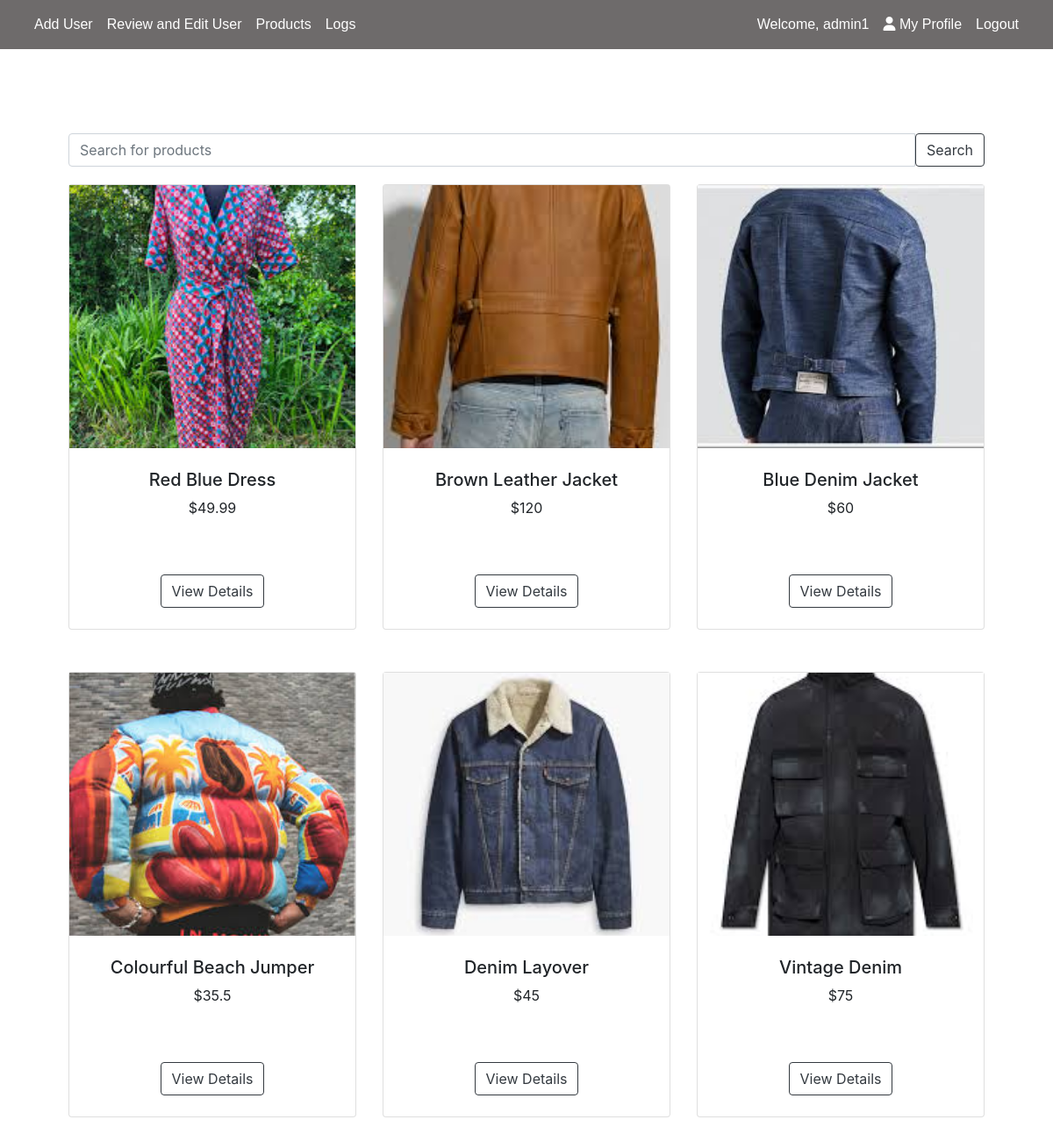
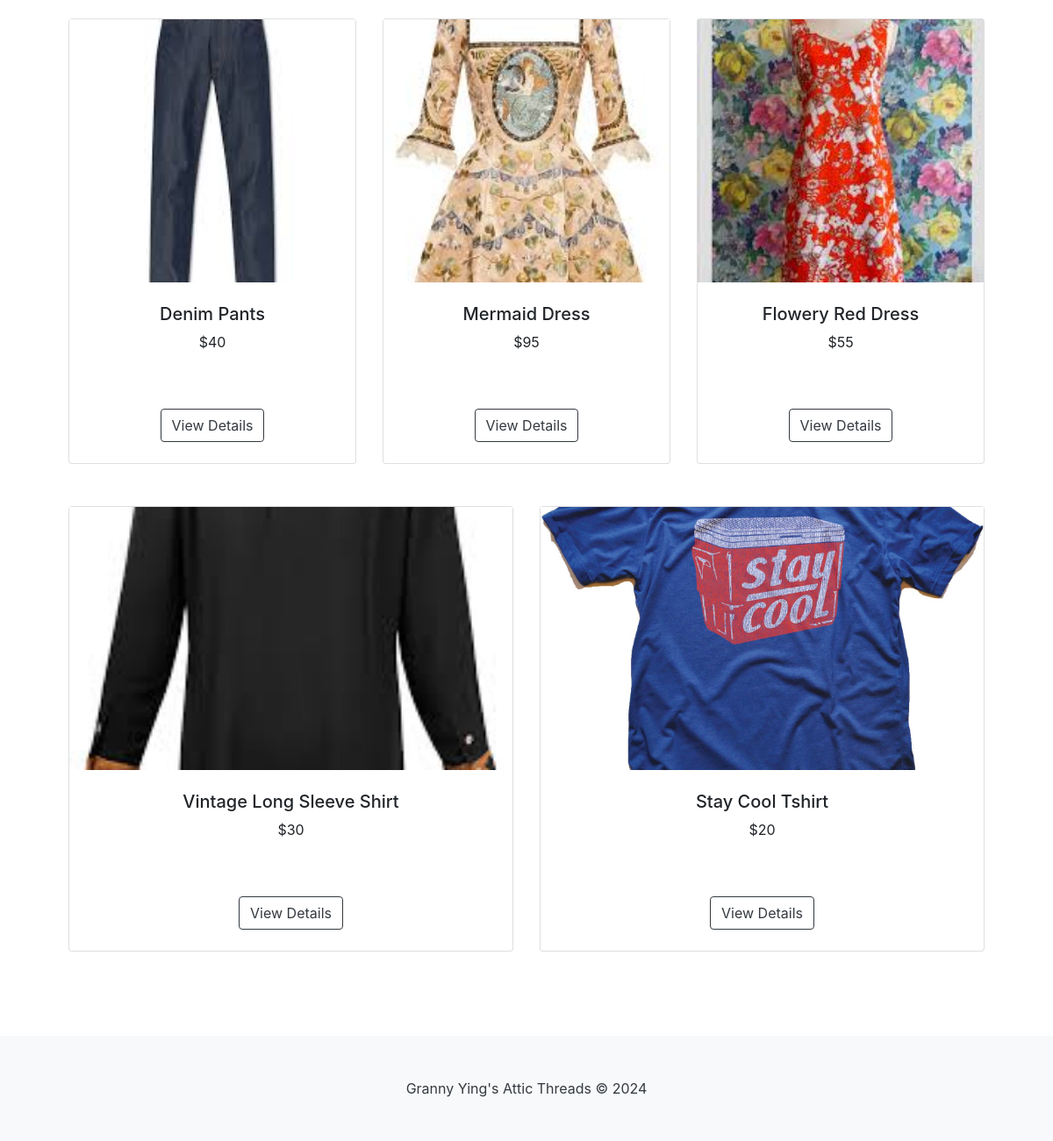
Page /view_products (signed in) on the committed database (2 pictures, top to bottom).
### tables this page shows
CREATE TABLE "Products" (
	"product_id"	INTEGER NOT NULL,
	"user_id"	INTEGER NOT NULL,
	"product_name"	VARCHAR(45) NOT NULL,
	"description"	VARCHAR(45) NOT NULL,
	"price"	DECIMAL(10, 2),
	"size"	VARCHAR(10),
	"condition"	VARCHAR(20) NOT NULL,
	"image_url"	VARCHAR(255),
	"quantity"	INTEGER NOT NULL,
	"created_at"	DATETIME NOT NULL,
	"verified"	BOOLEAN NOT NULL,
	PRIMARY KEY("product_id" AUTOINCREMENT),
	FOREIGN KEY("user_id") REFERENCES "Users"("user_id")
);

### app.py (the view)
@app.route("/view_products")
def view_products():
    if "user_id" in session:
        user_id = session["user_id"]
    conn = sqlite3.connect("database.db")
    cursor = conn.cursor()
    cursor.execute(
        "SELECT product_id, product_name, price, image_url, verified FROM Products"
    )
    products = cursor.fetchall()
    conn.close()
    products_list = []
    for product in products:
        product_dict = {
            "product_id": product[0],
            "product_name": product[1],
            "price": product[2],
            "image_url": product[3],
            "verified": product[4],
        }
        products_list.append(product_dict)
    return render_template(
        "view_products.html", products_list=products_list, user_id=user_id
    )

### app.py (called while the page is built)
@app.before_request
def make_session_permanent():
    session.permanent = True
    app.permanent_session_lifetime = timedelta(hours=1)
    session.modified = True

### templates/view_products.html (shortened to what this page needs)
<!DOCTYPE html>
<html lang="en">
    {% include "header.html" %}
    <head>
        {% include "navbar.html" %}
    </head>
    <body>
        <section class="py-5">
            <div class="container px-4 px-lg-5 mt-5">
                <div class="search-bar">
                    <form method="GET" action="{{ url_for('search_products') }}">
                        <div class="input-group">
                            <input type="text" class="form-control" placeholder="Search for products" name="query" required>
                            <button class="btn btn-outline-dark" type="submit">Search</button>
                        </div>
                    </form>
                </div>
                {% for i in range(0, products_list|length, 3) %}
                <div class="row justify-content-center">
                    {% for product in products_list[i:i+3] %}
                        <div class="col mb-5{% if loop.index == 3 and loop.first %} offset-md-2{% endif %}">
                            <div class="card h-100">
                                <img class="product-img" src="{{ url_for('static', filename='productImg/' + product['image_url'] + '.jpg') }}" alt="{{ product['product_name'] }}">
                                <div class="card-body p-4">
                                    <div class="text-center">
                                        <h5 class="fw-bolder">{{ product['product_name'] }}</h5>
                                        <p>${{ product['price'] }}</p>
                                    </div>
                                </div>
                                <div class="card-footer p-4 pt-0 border-top-0 bg-transparent">
                                    <div class="text-center"><a class="btn btn-outline-dark mt-auto" href="{{ url_for('product_details', product_id=product['product_id']) }}">View Details</a></div>
                                </div>
                            </div>
                        </div>
                    {% endfor %}
                </div>
                {% endfor %}
            </div>
        </section>
    </body>
    {% include "footer.html" %}
</html>

### static/css/site.css (style rules this page uses)
html, body { height: 100%; margin: 0; padding: 0; }
body { display: flex; flex-direction: column; }
.product-img { width: 100%; height: 600px; object-fit: cover; }
.product-img { width: 100%; height: 300px; object-fit: cover; }

### templates/view_products.html (style rules this page uses)
.search-bar { margin-bottom: 20px; }

### rows in the picture
Products: image_url (picture), product_name "Red Blue Dress", price "49.99"
Products: image_url (picture), product_name "Brown Leather Jacket", price "120"
Products: image_url (picture), product_name "Blue Denim Jacket", price "60"
Products: image_url (picture), product_name "Colourful Beach Jumper", price "35.5"
Products: image_url (picture), product_name "Denim Layover", price "45"
Products: image_url (picture), product_name "Vintage Denim", price "75"
Products: image_url (picture), product_name "Denim Pants", price "40"
Products: image_url (picture), product_name "Mermaid Dress", price "95"
Products: image_url (picture), product_name "Flowery Red Dress", price "55"
Products: image_url (picture), product_name "Vintage Long Sleeve Shirt", price "30"
Products: image_url (picture), product_name "Stay Cool Tshirt", price "20"

### other values in the picture
{{ session['name'] }} "admin1"
